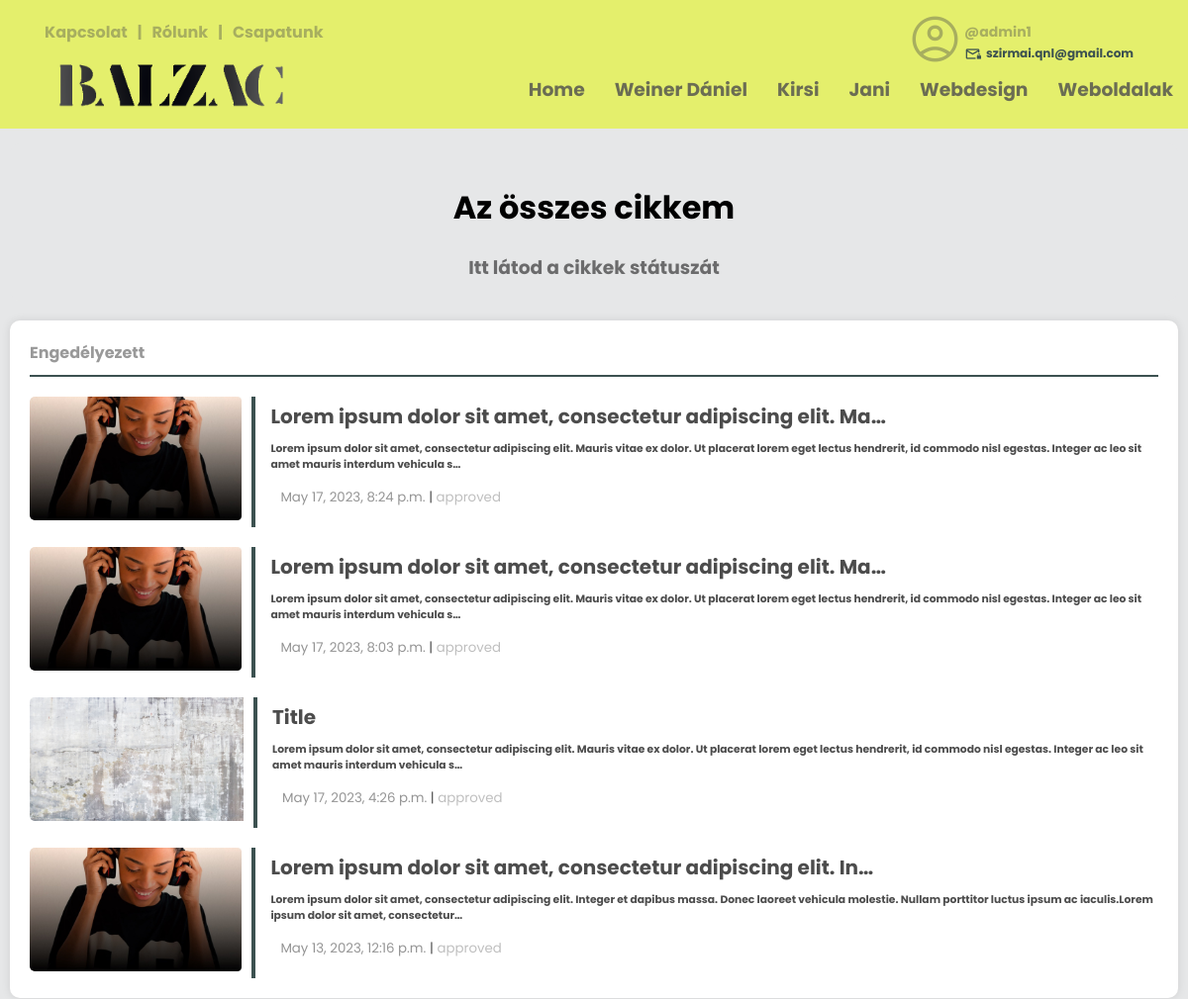
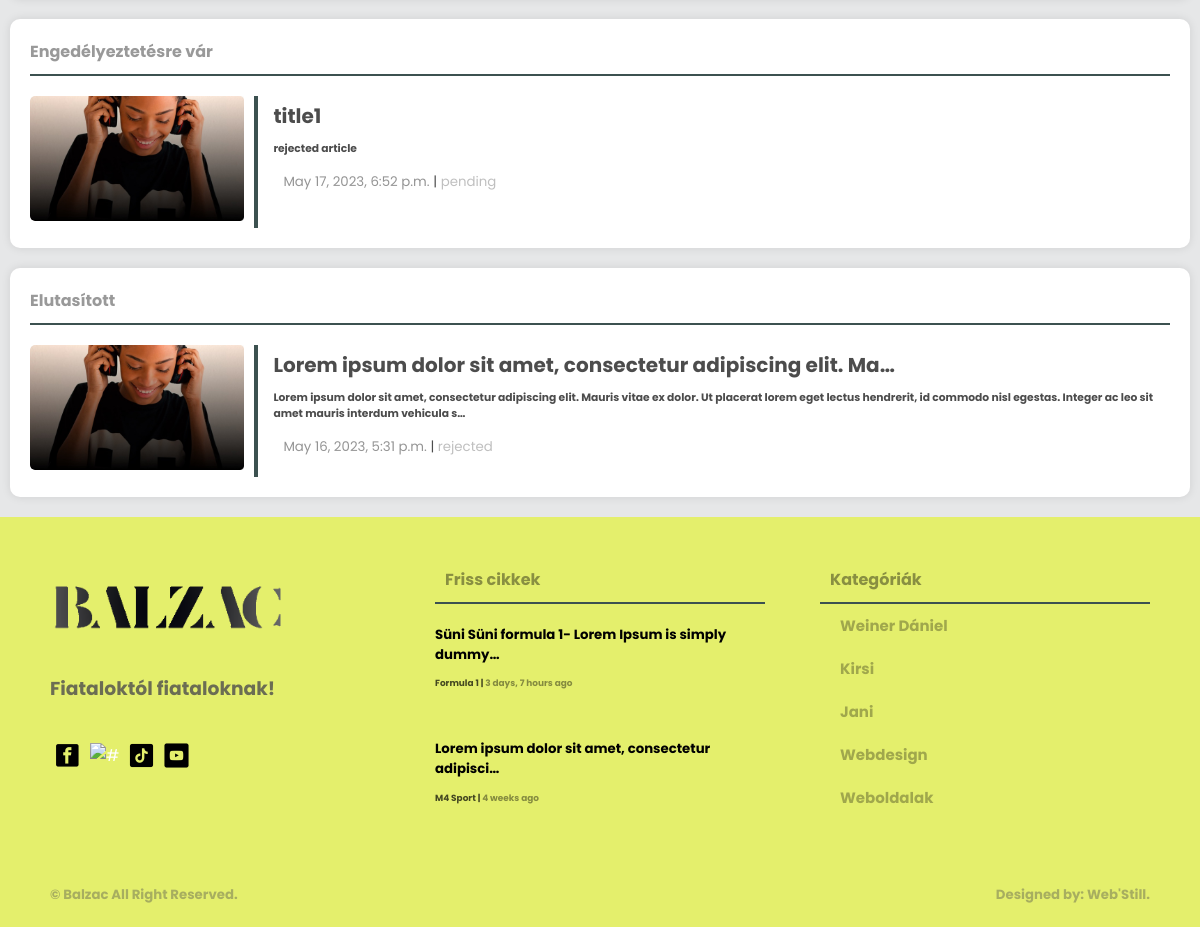
The page /auth/all-articles/ (signed in) on the database its author committed (2 pictures, top to bottom).
### creationboard/models.py (models this page shows, shortened)
class Category(models.Model):
    user = models.ForeignKey(User, null=True, on_delete=models.CASCADE)
    name = models.CharField(max_length=200)
    class Meta:
        ordering = ['-id']

class Article(models.Model):
    user = models.ForeignKey(User, on_delete=models.CASCADE)
    title = models.CharField(max_length=200)
    created = models.DateTimeField(auto_now_add=True, null=True)
    updated = models.DateTimeField(auto_now=True, null=True)
    articletype = models.CharField(null=False, blank=False, max_length=100)
    body = RichTextUploadingField(max_length=1000000) #ez itt lehetne RichTextUploadingField is
    indeximg = models.ImageField(upload_to="images/", default="images/home9.jpg")
    category = models.CharField(max_length=100, null=False, blank=False)
    status = models.CharField(max_length=10, choices=STATUS_CHOICES, default='pending')
    class Meta:
        ordering = ['-created']

### loginsystem/models.py (models this page shows, shortened)
class ArticleUser(models.Model):
    STATUS_CHOICES = (
        ('pending', 'Pending'),
        ('approved', 'Approved'),
        ('rejected', 'Rejected'),
    )
    user = models.ForeignKey(User, on_delete=models.CASCADE)
    created = models.DateTimeField(auto_now_add=True, null=True)
    updated = models.DateTimeField(auto_now=True, null=True)
    body = RichTextUploadingField(max_length=1000000, null=True)
    indeximg = models.ImageField(upload_to="images/", default="images/home9.jpg")
    category = models.CharField(max_length=100, null=True, blank=False)
    title = models.CharField(max_length=200, null=True)
    status = models.CharField(max_length=10, choices=STATUS_CHOICES, default='pending')
    class Meta:
        ordering = ['created']

### loginsystem/views.py (the view)
# urls.py: path('all-articles/', views.allUserArticles, name="all-articles"),
def allUserArticles(request):
    footarticle = models.Article.objects.all()[0:2]
    navcategory = models.Category.objects.all()[0:5]
    approved = request.user.articleuser_set.filter(status='approved').order_by('-created')
    pending = request.user.articleuser_set.filter(status='pending').order_by('-created')
    rejected = request.user.articleuser_set.filter(status='rejected').order_by('-created')
    context = {'approved': approved, 'category2': navcategory, 'article4': footarticle, 'pending': pending, 'rejected': rejected}
    return render(request, 'log/all-articles.html', context)

### templates/log/all-articles.html (shortened to what this page needs)
{% load static %}
<!DOCTYPE html>
<html>
<head>
	<link rel="stylesheet" type="text/css" href="{% static 'main/style.css' %}">
</head>
<body>
	{% if approved or pending or rejected%}
	{% include 'main/navbar.html' %}
			<main>
				<div class="wrapper">
					<div class="row">
						<div class="card-04 backg">
							<h1 align="center">Az összes cikkem</h1>
							<h3 align="center">Itt látod a cikkek státuszát</h3>
						</div>
					</div>
					<div class="row">
						{% if approved %}
						<div class="card-04 topic-big-screen">
							<div class="box-title mb-3 pb-0">
								<h4 class="txt-black mb-0 m-0">Engedélyezett<h4>
							</div>
							{% for articleuser in approved%}
							<div class="article-with-pic-1">
								<div class="article-pic">
									<a href="{% url 'user-article' articleuser.title %}">
									<img src="{{ articleuser.indeximg.url }}" alt="" />
									</a>
								</div>
								<div class="pic-with-articles">
									<a href="{% url 'user-article' articleuser.title %}">
										<h5>{{ articleuser.title|truncatechars:60 }}</h5>
										<h6>{{ articleuser.body|truncatechars:200|safe }}</h6>
									</a>
									<small><span style="color: black;">{{ articleuser.created }}</span>  |  <span><a href="#">{{ articleuser.status }}</a></span></small>
								</div>
							</div>
							{% endfor %}
						</div>
						{% endif %}
					</div>
                    <div class="row">
						{% if pending %}
						<div class="card-04 topic-big-screen">
							<div class="box-title mb-3 pb-0">
								<h4 class="txt-black mb-0 m-0">Engedélyeztetésre vár<h4>
							</div>
							{% for articleuser in pending %}
							<div class="article-with-pic-1">
								<div class="article-pic">
									<a href="{% url 'user-article' articleuser.title %}">
									<img src="{{ articleuser.indeximg.url }}" alt="" />
									</a>
								</div>
								<div class="pic-with-articles">
									<a href="{% url 'user-article' articleuser.title %}">
										<h5>{{ articleuser.title|truncatechars:60 }}</h5>
										<h6>{{ articleuser.body|truncatechars:200|safe }}</h6>
									</a>
									<small><span style="color: black;">{{ articleuser.created }}</span>  |  <span><a href="#">{{ articleuser.status }}</a></span></small>
								</div>
							</div>
							{% endfor %}
						</div>
						{% endif %}
					</div>
                    <div class="row">
						{% if rejected %}
						<div class="card-04 topic-big-screen">
							<div class="box-title mb-3 pb-0">
								<h4 class="txt-black mb-0 m-0">Elutasított<h4>
							</div>
							{% for articleuser in rejected %}
							<div class="article-with-pic-1">
								<div class="article-pic">
									<a href="{% url 'user-article' articleuser.title %}">
									<img src="{{ articleuser.indeximg.url }}" alt="" />
									</a>
								</div>
								<div class="pic-with-articles">
									<a href="{% url 'user-article' articleuser.title %}">
										<h5>{{ articleuser.title|truncatechars:60 }}</h5>
										<h6>{{ articleuser.body|truncatechars:200|safe }}</h6>
									</a>
									<small><span style="color: black;">{{ articleuser.created }}</span>  |  <span><a href="#">{{ articleuser.status }}</a></span></small>
								</div>
							</div>
							{% endfor %}
						</div>
						{% endif %}
					</div>
			</main>
			{% include 'main/footer.html' %}
	{% endif %}
</body>
</html>

### templates/main/navbar.html (shortened to what this page needs)
{% load static %}
<div class="screen-big">
<nav>
    <div class="nav-one nav-flex">
        <div class="left flex">
            <ul class="top-header mt-0">
                <li><a href="{% url 'contact-us' %}"><h4>Kapcsolat</h4></a></li>
                <li><h4>|</h4></li>
                <li><a href="{% url 'about-us' %}"><h4>Rólunk</h4></a></li>
                <li><h4>|</h4></li>
                <li><a href="{% url 'team-index' %}"><h4>Csapatunk</h4></a></li>
            </ul>
        </div>
        <div class="right flex">
                <ul class="top-header">
                    {% if request.user.is_authenticated %}
                    <li>
                        <div class="header-profile-pic">
                            <div class="pic">
                                <span class="material-symbols-outlined">account_circle</span>
                            </div>
                            <div class="header-profile-info">
                                <h4><a href="{% url 'profile-page' request.user.username %}">@{{ request.user }}</a></h4>
                                <h6><a href=""><span class="material-symbols-outlined">mail_lock</span>{{ request.user.email }}</a></h6>
                            </div>
                        </div>
                    </li>
                    {% endif %}
                </ul>
        </div>
    </div>
    <div class="nav-two nav-flex">
        <div class="left flex">
            <ul>
                <a href="{% url 'index' %}"><li><img src="{% static 'main/pics/logo.png' %}" class="logo-img" alt="#" /></li>
            </ul>
        </div>
        <div class="right">
            <div class="social media">
                <ul>
                    <li><a href="{% url 'index' %}"><h3>Home</h3></a></li>
                    {% for category in category2 %}
                        <li><a href="{% url 'article-page' category.name %}"><h3>{{ category.name }}</h3></a></li>
                    {% endfor %}
                </ul>
            </div>
        </div>
    </div>
</nav>
</div>

### templates/main/footer.html
{% load static %}
<footer>
    <div class="footer">
        <div class="footer-cols footer-firts">
            <div class="col-01">
                <ul class="pd-0">
                    <a href="{% url 'index' %}"><li><img src="{% static 'main/pics/logo.png' %}" class="logo-img" alt="#" /></li>
                </ul>
                <h3>Fiataloktól fiataloknak!</h3>
                <ul class="foot-icon-margin pd-0">
                    <a href="https://www.facebook.com/profile.php?id=100090612766620" target="blank"><li><img src="{% static 'main/pics/facebook.png' %}" class="icon-img" alt="#" target="blank" /></a></li>
                    <a href="https://www.instagram.com/balzacponthu/" target="blank"><li><img src="{% static 'main/pics/instagram.png' %}" class="icon-img" alt="#" /></li></a>
                    <a href="https://www.tiktok.com/@balzac.ujsag" target="blank"><li><img src="{% static 'main/pics/tiktok.png' %}" class="icon-img" alt="#" /></li></a>
                    <a href="https://www.youtube.com/@balzacujsag" target="blank"><li><img src="{% static 'main/pics/youtube.png' %}" class="icon-img" alt="#" /></li></a>
                </ul>
            </div>
            <div class="col-02">
                <div class="box-title">
                    <h4 class="txt-black">Friss cikkek<h4>
                </div>
                {% for article in article4 %}
                <ul class="pd-0">
                    <li><a href="{% url 'article' article.id %}" class="footer-article-text">
                        <h5 class="mt-1 mb-1">{{ article.title|truncatechars:49 }}</h5>
                        <h6 class="m-0">{{ article.body|truncatechars:30|safe }}</h6>
                        <small class="black"><span><a href="{% url 'article-page' article.category %}" class="black">{{ article.category }} </a></span>  |  <span><a class="black"> {{ article.created|timesince }} ago</a></span></small>
                    </a></li>
                </ul>
                {% endfor %}
            </div>
            <div class="col-03">
                <div class="box-title">
                    <h4 class="txt-black">Kategóriák<h4>
                </div>
                <div class="box-categories">
                    <ul>
                        {% for category in category2 %}
                        <li><a href="{% url 'article-page' category.name %}" class="txt-black">{{ category.name }}</a></li>
                        {% endfor %}
                    </ul>
                </div>
            </div>
        </div>
        <div class="footer-second">
            <div>
                <h5><a href="#"> &copy; Balzac</a> All Right Reserved.<h5>
            </div>
            <div>
                <h5><a href="">Designed by: Web'Still.</a><h5>
            </div>
        </div>
    </div>
</footer>

### rows shown on the page
Category: name "Weiner Dániel"
Category: name "Kirsi"
Category: name "Jani"
Category: name "Webdesign"
Category: name "Weboldalak"
ArticleUser: indeximg (picture), title "Lorem ipsum dolor sit amet, consectetur adipiscing elit. Ma…", body "Lorem ipsum dolor sit amet, consectetur adipiscing elit. Mauris vitae ex dolor. Ut placerat lorem eget lectus hendrerit, id commodo nisl egestas. Integer ac leo sit amet mauris interdum vehicula s…", created "May 17, 2023, 8:24 p.m.", status "approved"
ArticleUser: indeximg (picture), title "Lorem ipsum dolor sit amet, consectetur adipiscing elit. Ma…", body "Lorem ipsum dolor sit amet, consectetur adipiscing elit. Mauris vitae ex dolor. Ut placerat lorem eget lectus hendrerit, id commodo nisl egestas. Integer ac leo sit amet mauris interdum vehicula s…", created "May 17, 2023, 8:03 p.m.", status "approved"
ArticleUser: indeximg (picture), title "Title", body "Lorem ipsum dolor sit amet, consectetur adipiscing elit. Mauris vitae ex dolor. Ut placerat lorem eget lectus hendrerit, id commodo nisl egestas. Integer ac leo sit amet mauris interdum vehicula s…", created "May 17, 2023, 4:26 p.m.", status "approved"
ArticleUser: indeximg (picture), title "Lorem ipsum dolor sit amet, consectetur adipiscing elit. In…", body "Lorem ipsum dolor sit amet, consectetur adipiscing elit. Integer et dapibus massa. Donec laoreet vehicula molestie. Nullam porttitor luctus ipsum ac iaculis.Lorem ipsum dolor sit amet, consectetur…", created "May 13, 2023, 12:16 p.m.", status "approved"
ArticleUser: indeximg (picture), title "title1", body "rejected article", created "May 17, 2023, 6:52 p.m.", status "pending"
ArticleUser: indeximg (picture), title "Lorem ipsum dolor sit amet, consectetur adipiscing elit. Ma…", body "Lorem ipsum dolor sit amet, consectetur adipiscing elit. Mauris vitae ex dolor. Ut placerat lorem eget lectus hendrerit, id commodo nisl egestas. Integer ac leo sit amet mauris interdum vehicula s…", created "May 16, 2023, 5:31 p.m.", status "rejected"
Article: title "Süni Süni formula 1- Lorem Ipsum is simply dummy…", category "Formula 1", created "3 days, 7 hours"
Article: title "Lorem ipsum dolor sit amet, consectetur adipisci…", category "M4 Sport", created "4 weeks"

### other values the page prints
{{ request.user }} "admin1"
{{ request.user.email }} "szirmai.qnl@gmail.com"
